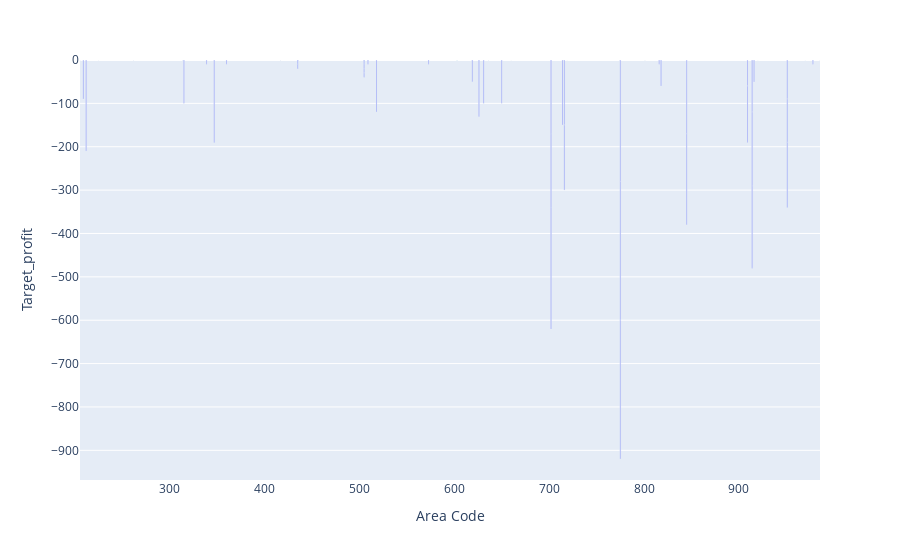

Notebook source saved alongside this figure:
### Code cell
import plotly.express as px

# Criei o gráfico de barras usando o Plotly para visualizar as metas negativas das lojas
fig = px.bar(negative_profit, x="Area Code", y="Target_profit")

# Exiba o gráfico
fig.show()

### Figure 1 — Plotly figure (JSON) as saved in the notebook; plotly's stock layout.template omitted (floating-point values rounded to 4 significant figures)
{"data": [{"alignmentgroup": "True", "hovertemplate": "Area Code=%{x}<br>Target_profit=%{y}<extra></extra>", "legendgroup": "", "marker": {"color": "#636efa", "pattern": {"shape": ""}}, "name": "", "offsetgroup": "", "orientation": "v", "showlegend": false, "textposition": "auto", "type": "bar", "x": [225, 435, 603, 417, 801, 505, 603, 603, 435, 505, 603, 603, 314, 715, 573, 435, 435, 435, 262, 262, 719, 505, 314, 715, 505, 715, 314, 573, 985, 970, 774, 920, 206, 435, 339, 509, 435, 417, 660, 573, 801, 636, 314, 636, 603, 435, 573, 314, 505, 339, 505, 816, 505, 505, 435, 435, 573, 978, 360, 509, 916, 619, 818, 909, 951, 209, 650, 631, 951, 315, 914, 518, 626, 909, 716, 714, 716, 951, 702, 702, 845, 914, 914, 347, 845, 212, 702, 775, 775, 775], "xaxis": "x", "y": [0, 0, 0, 0, 0, 0, 0, 0, 0, 0, 0, 0, 0, 0, 0, 0, 0, 0, 0, 0, 0, 0, 0, 0, 0, 0, 0, 0, 0, 0, 0, 0, 0, 0, 0, 0, 0, 0, 0, 0, 0, 0, 0, 0, 0, 0, 0, 0, -10, -10, -10, -10, -10, -10, -10, -10, -10, -10, -10, -10, -50, -50, -60, -60, -90, -90, -100, -100, -100, -100, -120, -120, -130, -130, -150, -150, -150, -150, -170, -170, -170, -170, -190, -190, -210, -210, -280, -280, -320, -320], "yaxis": "y"}], "layout": {"barmode": "relative", "legend": {"tracegroupgap": 0}, "margin": {"t": 60}, "xaxis": {"anchor": "y", "domain": [0, 1], "title": {"text": "Area Code"}}, "yaxis": {"anchor": "x", "domain": [0, 1], "title": {"text": "Target_profit"}}}}
